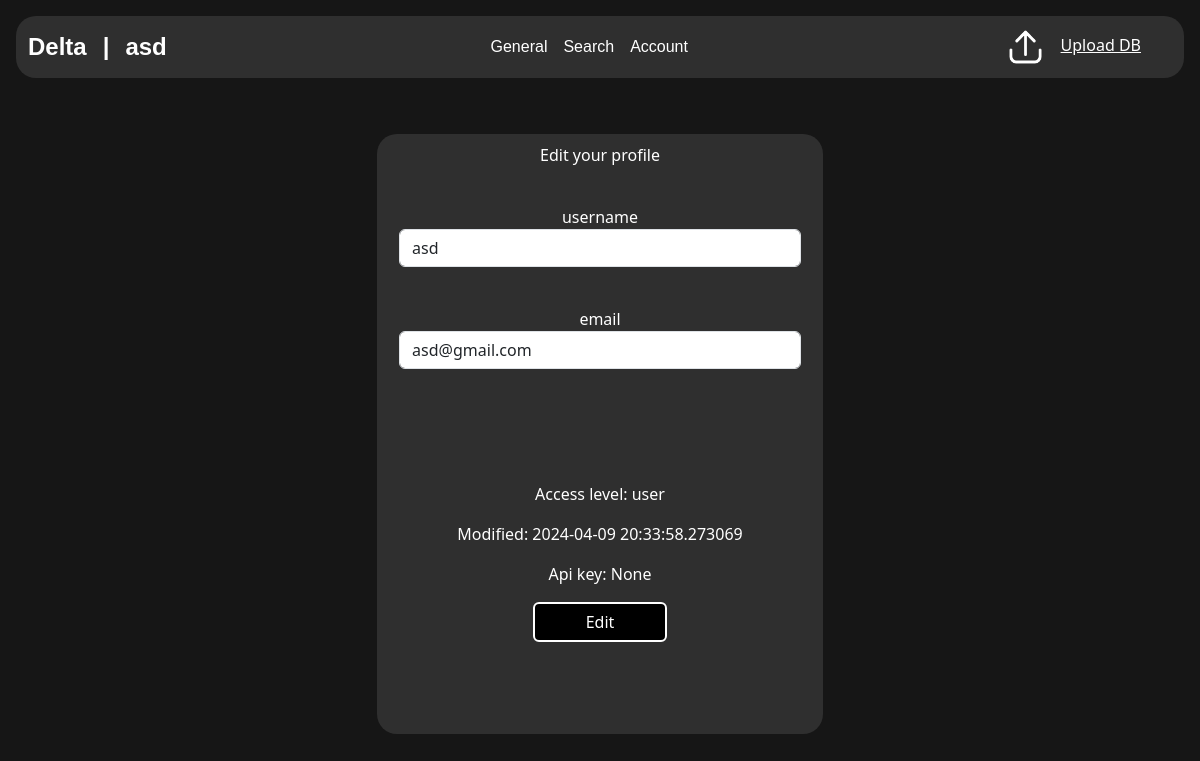
The page /account (signed in) on the database its author committed.
### sql.py (models this page shows, shortened)
class User(SqlAlchemyBase, UserMixin, SerializerMixin):
    __tablename__ = 'users'
    id = sqlalchemy.Column(
        sqlalchemy.Integer, primary_key=True, autoincrement=True)
    username = sqlalchemy.Column(sqlalchemy.String, nullable=False)
    email = sqlalchemy.Column(
        sqlalchemy.String, index=True, unique=True, nullable=False)
    hashed_password = sqlalchemy.Column(sqlalchemy.String, nullable=False)
    access = sqlalchemy.Column(sqlalchemy.Integer, sqlalchemy.ForeignKey(
        'access.id'), default=1, nullable=False)
    modified_date = sqlalchemy.Column(
        sqlalchemy.DateTime, default=datetime.datetime.now)
    access_level = orm.relationship('AccessRights')
    api_key = orm.relationship('ApiKeyAsoc')
    db_links = orm.relationship('Upload_DB')

class AccessRights(SqlAlchemyBase, UserMixin, SerializerMixin):
    __tablename__ = 'access'
    id = sqlalchemy.Column(
        sqlalchemy.Integer, primary_key=True, autoincrement=True)
    level = sqlalchemy.Column(sqlalchemy.String, unique=True, nullable=False)
    user = orm.relationship("User", back_populates='access_level')

### core.py (the view, shortened to what this page needs)
@app.route('/account', methods=['GET', 'POST']) # форма изменения данных акканта
@login_required
def account():
    form = EditForm()
    data = {}
    if request.method == 'GET':
        db_sess = create_session()
        user = db_sess.query(User).filter(
            User.email == current_user.email).first()
        if user:
            form.username.data = user.username
            form.email.data = user.email
            api_key = get_api_key(user)
            data = {
                'modified_date': user.modified_date,
                'access_level': user.access_level.level,
                'api_key': api_key
            }
        else:
            abort(404)
    return render_template('account.html', form=form, title='Account', data=data)

### core.py
class EditForm(FlaskForm):
    username = StringField('username', validators=[DataRequired()])
    email = StringField('email', validators=[DataRequired()])
    submit = SubmitField('Edit')

### core.py (called while the page is built)
@login_manager.user_loader
def load_user(user_id):
    db_sess = create_session()
    return db_sess.query(User).get(user_id)

### sql.py (called while the page is built)
def create_session() -> Session:  # создание сессии для работы с бд
    global __factory
    return __factory()

def get_api_key(user: User) -> str:  # получение api ключа по юзеру
    db_sess = create_session()
    api_asoc = db_sess.query(ApiKeyAsoc).filter(
        ApiKeyAsoc.user_id == user.id).first()
    if api_asoc:
        return api_asoc.key

### templates/account.html (shortened to what this page needs)
{% extends "base.html" %} {% block content %}
<div class="edit_form">
    <form method="post">
        <p  style="padding-top: 2%;">Edit your profile</p>
        <p>
            {{ form.username.label(style="margin-top: 5%") }}<br>
            {{ form.username(class="form-control") }}<br>
        </p>
        <p>
            {{ form.email.label }}<br>
            {{ form.email(class="form-control", type="email") }}<br>
        </p>
        <div style="margin-top: 20%;">
            <p>Access level: {{ data["access_level"] }}</p>
            <p>Modified: {{ data["modified_date"] }}</p>
            <p>Api key: {{ data["api_key"] }}</p>
            <p>{{ form.submit(type="submit", class="btn btn-primary", style="width: 30%; margin-bottom: `1%") }}</p>
        </div>
    </form>
</div>
{% endblock %}

### templates/base.html (shortened to what this page needs)
<!DOCTYPE html>
<html lang="en">
  <head>
    <link href="https://cdn.jsdelivr.net/npm/bootstrap@5.3.3/dist/css/bootstrap.min.css" rel="stylesheet">
    <link href="https://getbootstrap.com/docs/5.3/assets/css/docs.css" rel="stylesheet">
    <link rel="stylesheet" type="text/css" href="static/css/style.css" />
  </head>
  <body class="p-3 m-0 border-0 bd-example m-0 border-0">
    <nav class="navbar navbar-expand-lg">
      <div class="container-fluid">
        <a class="navbar-brand" href="/search">Delta</a>
        <a class="navbar-brand">|</a>
          {% if current_user.is_authenticated %}
              <a class="navbar-brand" href="/logout">{{ current_user.username }}</a>
          {% else %}
              <a class="navbar-brand" href="/login"><u>Sign in</u></a>
          {% endif %}
        <div class="collapse navbar-collapse" id="navbarNavAltMarkup">
          <div class="navbar-nav">
            <a class="nav-link" href="/">General</a>
            <a class="nav-link" href="/search">Search</a>
            <a class="nav-link" href="/account">Account</a>
          </div>
        </div>
      </div>
      {% if current_user.is_authenticated %}
        <div class="upload up-2">
          <a href="/upload"><img src="static/data/upload.png" class="upload-button">Upload DB</a>
        </div>
      {% endif %}
    </nav>
    <main role="main" class="container">{% block content %}{% endblock %}</main>
  </body>
</html>

### static/css/style.css (style rules this page uses)
body { background-color: #161616; }
p { color: #ffffff; text-align: center; }
div { margin-left: auto; margin-right: auto; }
.btn { background-color: black; border: 2px solid white; }
a { color: #ffffff; }
nav.navbar { background-color: #2f2f2f; border-radius: 20px; }
a.navbar-brand { color: #ffffff; font-family: Arial; font-size: 150%; font-weight: bold; }
a.nav-link { color: #ffffff; font-family: Arial; font-size: 100%; }
.edit_form { background-color: #2f2f2f; border-radius: 20px; margin-top: 5%; width: 40%; height: 600px; }
.form-control { margin-left: auto; margin-right: auto; width: 90%; }
div.upload { margin-right: 0; }
img.upload-button { width: 30%; padding-right: 10%; }

### rows shown on the page
User: username "asd", email "asd@gmail.com", modified_date "2024-04-09 20:33:58.273069"
AccessRights: access_level "user"

### other values the page prints
{{ data["api_key"] }} "None"
